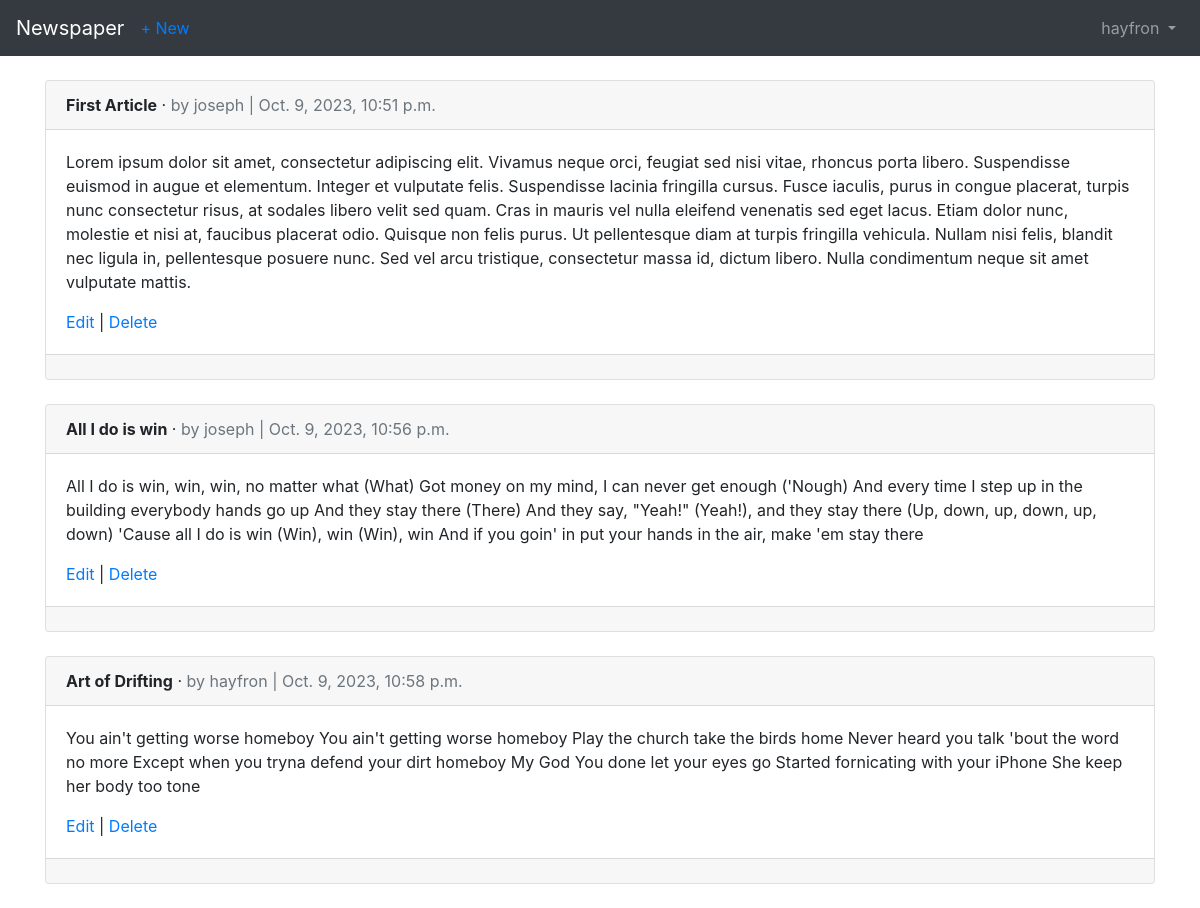
Screenshot of /articles/ (signed in) with the database file from the repository.
### users/models.py (models this page shows)
class CustomUser(AbstractUser):
    age = models.PositiveIntegerField(null=True, blank=True)

### articles/models.py (models this page shows, shortened)
class Article(models.Model):
    title = models.CharField(max_length=255)
    body = models.TextField()
    date = models.DateTimeField(auto_now_add=True)
    author = models.ForeignKey(get_user_model(),on_delete=models.CASCADE)

### articles/views.py (the view)
# urls.py: path('', ArticleListView.as_view(), name='article_list'),
class ArticleListView(ListView):
    model = Article
    template_name = 'article_list.html'

### templates/article_list.html (shortened to what this page needs)
{% extends 'base.html' %}
{% block content %}
  {% for article in object_list %}
<div class="card">
<div class="card-header">
<span class="font-weight-bold">{{ article.title }}</span> &middot; <span class="text-muted">by {{ article.author }} |
{{ article.date }}</span>
</div>
<div class="card-body">
<p>{{ article.body }}</p>
<a href="{% url 'article_edit' article.pk %}">Edit</a> | <a href="{% url 'article_delete' article.pk %}">Delete</a>
</div>
<div class="card-footer">
 </div>
</div>
<br />
{% endfor %}
{% endblock content %}

### templates/base.html (shortened to what this page needs)
<!DOCTYPE html>
<html>
  <head>
    <link rel="stylesheet" href="https://stackpath.bootstrapcdn.com/bootstrap/4.1.3/css/bootstrap.min.css"
>
  </head>
  <body>
  <nav class="navbar navbar-expand-md navbar-dark bg-dark mb-4">
<a class="navbar-brand" href="{% url 'home' %}">Newspaper</a>
{% if user.is_authenticated %}
<ul class="navbar-nav mr-auto">
<li class="nav-item"><a href="{% url 'create_article' %}">+ New</a></li>
</ul>
{% endif %}
<div class="collapse navbar-collapse" id="navbarCollapse">
{% if user.is_authenticated %} <ul class="navbar-nav ml-auto">
<li class="nav-item">
<a class="nav-link dropdown-toggle" href="#" id="userMenu"
              data-toggle="dropdown" aria-haspopup="true"
              aria-expanded="false">
              {{ user.username }}
</a>
</li> </ul>
{% else %}
<form class="form-inline ml-auto">
<a href="{% url 'login' %}" class="btn btn-outline-secondary"> Log In</a>
<a href="{% url 'signup' %}" class="btn btn-primary ml-2"> Sign up</a>
</form> {% endif %}
</div> </nav>
  <div class="container">{% block content %} {% endblock content %}</div>
  </body>
</html>

### rows the page displays
CustomUser: username "hayfron"
Article: title "First Article", author "joseph", date "Oct. 9, 2023, 10:51 p.m.", body "Lorem ipsum dolor sit amet, consectetur adipiscing elit. Vivamus neque orci, feugiat sed nisi vitae, rhoncus porta libero. Suspendisse euismod in augue et elementum. Integer et vulputate felis. Suspendisse lacinia fringilla cursus. Fusce iaculis, purus in congue placerat, turpis nunc consectetur risus, at sodales libero velit sed quam. Cras in mauris vel nulla eleifend venenatis sed eget lacus. Etiam dolor nunc, molestie et nisi at, faucibus placerat odio. Quisque non felis purus. Ut pellentesque diam at turpis fringilla vehicula. Nullam nisi felis, blandit nec ligula in, pellentesque posuere nunc. Sed vel arcu tristique, consectetur massa id, dictum libero. Nulla condimentum neque sit amet…"
Article: title "All I do is win", author "joseph", date "Oct. 9, 2023, 10:56 p.m.", body "All I do is win, win, win, no matter what (What) Got money on my mind, I can never get enough ('Nough) And every time I step up in the building everybody hands go up And they stay there (There) And they say, \"Yeah!\" (Yeah!), and they stay there (Up, down, up, down, up, down) 'Cause all I do is win (Win), win (Win), win And if you goin' in put your hands in the air, make 'em stay there"
Article: title "Art of Drifting", author "hayfron", date "Oct. 9, 2023, 10:58 p.m.", body "You ain't getting worse homeboy You ain't getting worse homeboy Play the church take the birds home Never heard you talk 'bout the word no more Except when you tryna defend your dirt homeboy My God You done let your eyes go Started fornicating with your iPhone She keep her body too tone"
